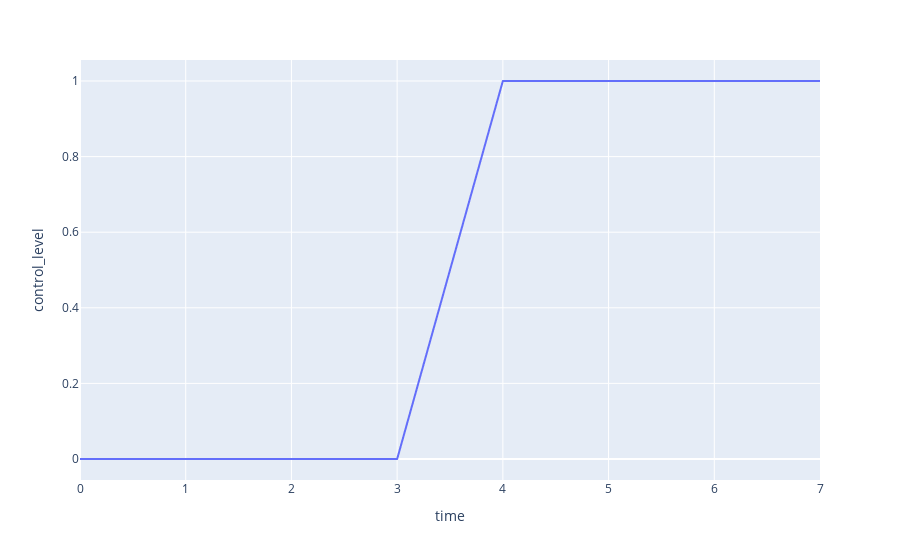

The notebook cell this image was saved under:
### Markdown cell above
## Lights off -> Lights on

Ramp down light intensity at a constant rate.

### Code cell
# list of light levels
light_level = np.array([0, 1])

# Duration that each level is fixed (min)
light_dur = np.array([3/60, 3/60])

# Duration for the changes in light level (sec)  #TODO make not an array and test
#ramp_dur = np.array([1])
ramp_dur = 1

# Play control levels into Enttec DMX
re.run_program(dmx, aud_path=aud_path, log_path=log_path, light_level=light_level, 
    light_dur=light_dur, ramp_dur=ramp_dur, trig_video=True, echo=False, plot_data=True,
    movie_prefix=moviefile_prefix, LED_IP=LED_IP, control_hw=control_hw)

# print(df)

### Figure 1 — Plotly figure (JSON) as saved in the notebook; plotly's stock layout.template omitted (floating-point values rounded to 4 significant figures; data arrays with more than 128 entries replaced by an {"elided": "..."} marker saying what was removed)
{"data": [{"hovertemplate": "time=%{x}<br>control_level=%{y}<extra></extra>", "legendgroup": "", "line": {"color": "#636efa", "dash": "solid"}, "marker": {"symbol": "circle"}, "mode": "lines", "name": "", "showlegend": false, "type": "scattergl", "x": {"elided": "7000 float values"}, "xaxis": "x", "y": {"elided": "7000 float values"}, "yaxis": "y"}], "layout": {"legend": {"tracegroupgap": 0}, "margin": {"t": 60}, "xaxis": {"anchor": "y", "domain": [0, 1], "title": {"text": "time"}}, "yaxis": {"anchor": "x", "domain": [0, 1], "title": {"text": "control_level"}}}}
